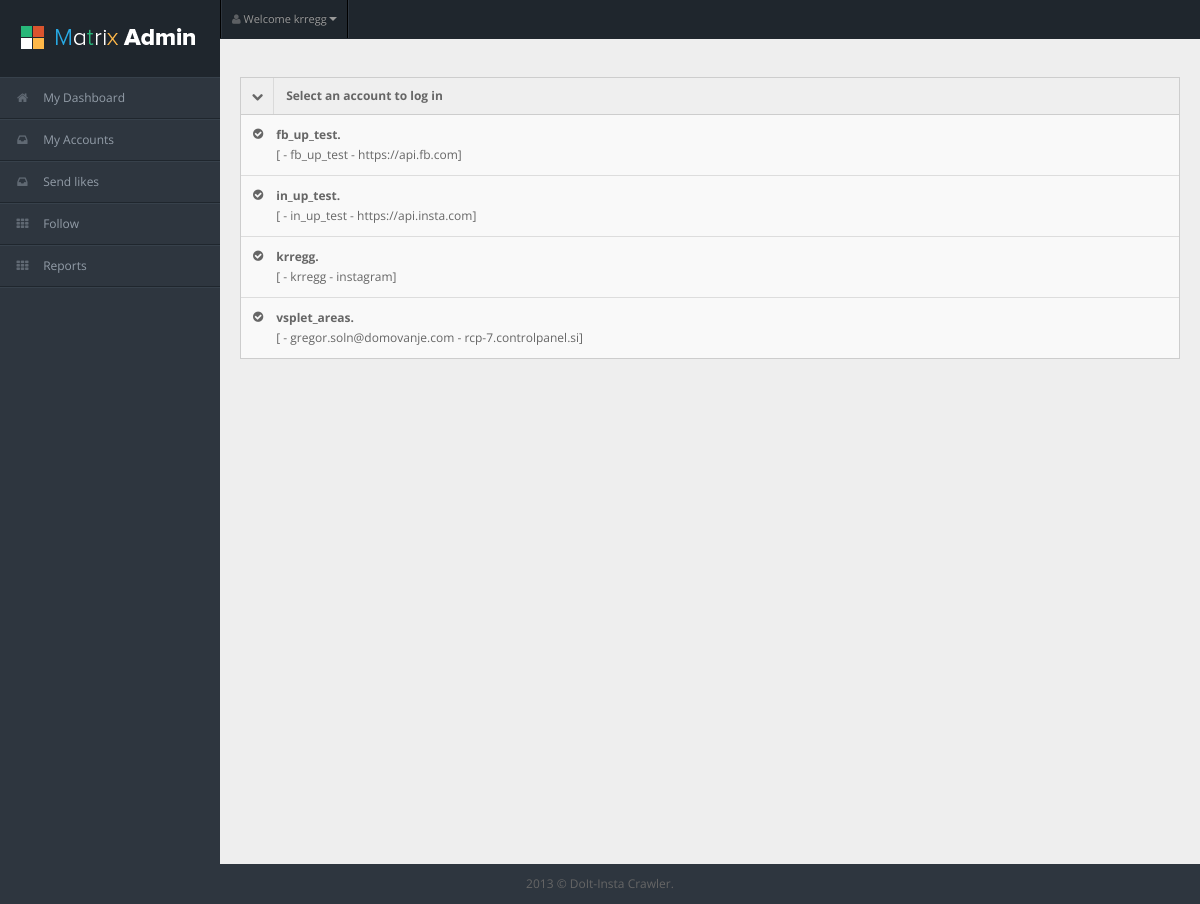
The app's page /find-and-like-by-tag/ (signed in) with its own data.
### application/models.py (models this page shows, shortened)
class Account(models.Model):
    name = models.CharField(max_length=200)
    username = models.CharField(max_length=200)
    password = models.CharField(max_length=200)
    port = models.CharField(max_length=200)
    host = models.CharField(max_length=200)
    key_1 = models.CharField(max_length=200)
    key_2 = models.CharField(max_length=200)
    key_3 = models.CharField(max_length=200)

### application/views.py (the view)
# urls.py: path('find-and-like-by-tag/', application.views.find_and_like_by_tag, name='find_and_like_by_tag'),
def find_and_like_by_tag(request):
    all_accounts = Accounts.objects.all()
    obj='empty'
    try:
        obj = TheBot.login_to_instagram('krregg','gerimon12')
    except Exception as e:
        print(str(e))
    assert isinstance(request, HttpRequest)
    return render(
        request,
        'find-and-like-by-tag.html',
        {
            'title': 'updated',
            'message': obj,
            'account_list': all_accounts,
        }
    )

### application/templates/find-and-like-by-tag.html
{% extends "layout.html" %}
{% block content %}
{% if user.is_authenticated %}
<table><tr><th>{{ message_success }}</th></tr></table><br>
<div class="widget-box">
	<div class="widget-title bg_lo"  data-toggle="collapse" href="#collapseG3" > <span class="icon"> <i class="icon-chevron-down"></i> </span>
		<h5>Select an account to log in</h5>
	</div>
	<div class="widget-content nopadding updates collapse in" id="collapseG3">
	{% for item in account_list %}
		<div class="new-update clearfix"><i class="icon-ok-sign"></i>
              <div class="update-done"><a title="" href="work-with-account/acc-{{ item.id }}"><strong>{{ item.name }}.</strong></a> <span>[{{ item.user }} - {{ item.username }} - {{ item.host }}]</span> </div>
		</div>
              {% endfor %}
	</div>
</div>
{% endif %}
{% endblock %}

### application/templates/layout.html (shortened to what this page needs)
<!DOCTYPE html>
<html lang="en">
<head>
  {% load static%}
<link rel="stylesheet" href="{% static 'application/css/bootstrap.min.css' %}" />
<link rel="stylesheet" href="{% static 'application/css/bootstrap-responsive.min.css' %}" />
<link rel="stylesheet" href="{% static 'application/css/fullcalendar.css' %}" />
<link rel="stylesheet" href="{% static 'application/css/matrix-style.css' %}" />
<link rel="stylesheet" href="{% static 'application/css/matrix-media.css' %}" />
<link href="{% static 'application/font-awesome/css/font-awesome.css' %}" rel="stylesheet" />
<link rel="stylesheet" href="{% static 'application/css/jquery.gritter.css' %}" />
</head>
<body>
<div id="header">
  <h1><a href="dashboard.html">DoIt-Insta Crawler</a></h1>
</div>
<div id="user-nav" class="navbar navbar-inverse">
  <ul class="nav">
    <li  class="dropdown" id="profile-messages" ><a title="" href="#" data-toggle="dropdown" data-target="#profile-messages" class="dropdown-toggle"><i class="icon icon-user"></i>  <span class="text">Welcome {{ user.get_username }}</span><b class="caret"></b></a>
    </li>
  </ul>
</div>
<div id="sidebar"><a href="#" class="visible-phone">My Dashboard</a>
  {% if user.is_authenticated %}
  <ul>
    <li><a href="{% url 'dashboard' %}"><i class="icon icon-home"></i> <span>My Dashboard</span></a> </li>
    <li> <a href="{% url 'accounts' %}"><i class="icon icon-inbox"></i> <span>My Accounts</span></a> </li>
    <li> <a href="{% url 'find_and_like_by_tag' %}"><i class="icon icon-inbox"></i> <span>Send likes</span></a> </li>
    <li><a href="{% url 'dashboard' %}"><i class="icon icon-th"></i> <span>Follow</span></a></li>
     <li><a href="{% url 'dashboard' %}"><i class="icon icon-th"></i> <span>Reports</span></a></li>
  </ul>
   {% endif %}
</div>
<div id="content">
    <div class="container-fluid">
      {% block content %}
      {% endblock %}
  </div>
</div>
<div class="row-fluid">
  <div id="footer" class="span12"> 2013 &copy; DoIt-Insta Crawler.</div>
</div>
</body>
</html>

### application/static/application/css/matrix-style.css (style rules this page uses)
* { outline:none !important; -moz-outline: none !important; }
html, body { height:100% }
body { overflow-x: hidden; margin-top: -10px; font-family: 'Open Sans', sans-serif; font-size:12px; color:#666; }
a { color:#666; }
#footer { padding:10px; text-align:center; }
.bg_lo { background:#da542e; }
#header { height: 77px; position: relative; width: 100%; z-index: -9; }
#header h1 { background: url("../img/logo.png") no-repeat scroll 0 0 transparent; height: 31px; left: 20px; line-height: 600px; overflow: hidden; position: relative; top: 26px; width: 191px; }
#header h1 a { display: block; }
#user-nav { position: absolute; left: 220px; top:0px; z-index: 20; margin: 0; }
#user-nav > ul { margin: 0; padding: 0; list-style: none; border-right: 1px solid #2e363f;border-left: 1px solid #000; }
#user-nav > ul > li { float: left; list-style-type: none; margin: 0; position: relative; padding: 0; border-left: 1px solid #2e363f; border-right: 1px solid #000; }
#user-nav > ul > li > a { padding:9px 10px; display: block; font-size: 11px; }
#user-nav > ul > li > a > i, #sidebar li a i { opacity: .5; margin-top: 2px; }
#sidebar { display: block; float: left; position: relative; width: 220px; z-index: 16; }
#sidebar > ul { list-style: none; margin: 0px 0 0; padding: 0; position: absolute; width: 220px; }
#sidebar > ul > li { display: block; position: relative; }
#sidebar > ul > li > a { padding: 10px 0 10px 15px; display: block; color: #939da8; }
#sidebar > ul > li > a > i { margin-right: 10px; }
#content { background: none repeat scroll 0 0 #eeeeee; margin-left: 220px; margin-right: 0; padding-bottom: 25px; position: relative; min-height:100%; width: auto; }
.stat-boxes .peity_bar_good, .stat-boxes .peity_line_good, { color: #459D1C; }
.widget-box { background: none repeat scroll 0 0 #F9F9F9; border-left: 1px solid #CDCDCD; border-top: 1px solid #CDCDCD; border-right: 1px solid #CDCDCD; clear: both; margin-top: 16px; margin-bottom: 16px; position: relative; }
.widget-title, .modal-header, .table th, div.dataTables_wrapper .ui-widget-header { background:#efefef; border-bottom: 1px solid #CDCDCD; height: 36px; }
.widget-title span.icon { padding: 9px 10px 7px 11px; float: left; border-right:1px solid #dadada; }
.widget-title h5 { color: #666; float: left; font-size: 12px; font-weight: bold; padding: 12px; line-height: 12px; margin: 0; }
.widget-content { padding:15px; border-bottom: 1px solid #cdcdcd; }
.new-update { border-top: 1px solid #DDDDDD; padding: 10px 12px; }
.new-update:first-child { border-top: medium none; }
.new-update span { display:block; }
.new-update i { float: left; margin-top: 3px; margin-right: 13px; }
.update-done, .update-alert, .update-notice { display: block; float: left; max-width: 76%; }
.nopadding { padding: 0 !important; }

### application/static/application/css/matrix-media.css (style rules this page uses)
body { background:#2E363F; }
#header { background-color: #1f262d; margin-top:10px; }
#sidebar > ul { border-bottom: 1px solid #37414b }
#sidebar > ul > li { border-top: 1px solid #37414b; border-bottom: 1px solid #1f262d; }

### records on screen
Account: name "fb_up_test", username "fb_up_test", host "https://api.fb.com"
Account: name "in_up_test", username "in_up_test", host "https://api.insta.com"
Account: name "krregg", username "krregg", host "instagram"
Account: name "vsplet_areas", username "gregor.soln@domovanje.com", host "rcp-7.controlpanel.si"

### other values on screen
{{ user.get_username }} "krregg"
